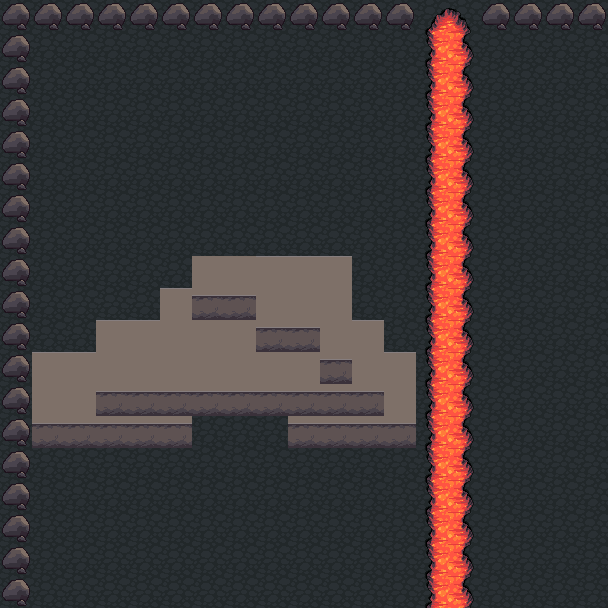

A level layout from a 2D game, rendered from its tile map. Below: a short description, then the map file with tile-grid data replaced by summaries:
An orthogonal 19x19 tile map with 32x32 px tiles, 3 tile layers (Tile Layer 1, Tile Layer 2, Tile Layer 3) and 8 objects (cave_5, cave_4).

<map version="1.0" orientation="orthogonal" width="19" height="19" tilewidth="32" tileheight="32">
 <tileset firstgid="1" name="terrain" tilewidth="32" tileheight="32">
  <image source="../terrain.png" width="672" height="736" />
 </tileset>
 <layer name="Tile Layer 1" width="19" height="19">
  <data>[361 cells, 361 non-empty, 1 distinct tile ids]</data>
 </layer>
 <layer name="Tile Layer 2" width="19" height="19">
  <data>[361 cells, 100 non-empty, 8 distinct tile ids]</data>
 </layer>
 <layer name="Tile Layer 3" width="19" height="19">
  <data>[361 cells, 38 non-empty, 3 distinct tile ids]</data>
 </layer>
 <objectgroup name="walls" width="19" height="19">
  <object x="32" y="352" width="160" height="96" />
  <object x="288" y="352" width="128" height="96" />
  <object x="0" y="0" width="32" height="608" />
  <object x="32" y="0" width="384" height="32" />
  <object x="480" y="0" width="128" height="32" />
  <object x="432" y="0" width="32" height="608" />
 </objectgroup>
 <objectgroup name="warps" width="19" height="19">
  <object name="cave_5" x="608" y="32" width="32" height="576" />
  <object name="cave_4" x="32" y="608" width="576" height="32" />
 </objectgroup>
</map>
